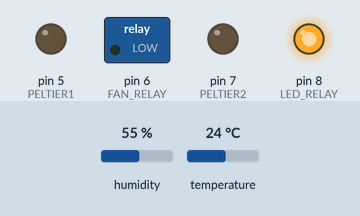
The sketch below on a simulated Arduino Uno, built with avr-gcc and run on an emulated ATmega328P. On the bench: switched loads named in the sketch (green lamp = pin HIGH), output pins drawn as LEDs (lit = HIGH). The inputs (shaded band) are chosen by the test bench; at power-on: humidity 55 %, temperature 24 °C. What the sketch prints to the serial monitor is not drawn.

Above: at 3.2 s.
3.3 s: humidity set to 68 %
16.8 s: humidity set to 71 %
At 20.7 s:
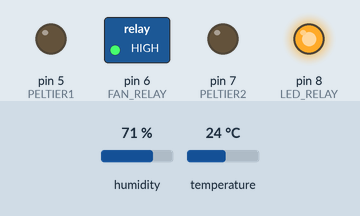
30.3 s: temperature set to 25.6 °C
43.8 s: temperature set to 26.7 °C
At 50.6 s:
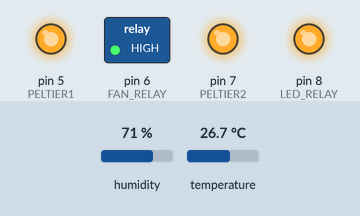
57.3 s: humidity set to 52 %
70.8 s: humidity set to 49 %
At 80.7 s:
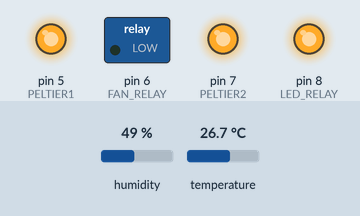
Timing chart, 0 to 82.2 s (numbered marks = the images above; inputs shaded):
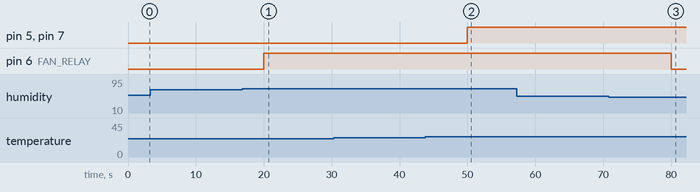

Measured:
- the behaviour switches between 69 and 70 % on humidity (found by bisection; images 0 and 1)
- the behaviour switches between 25.9 and 26 °C on temperature (found by bisection; images 1 and 2)
- the behaviour switches between 51 and 50 % on humidity (found by bisection; images 2 and 3)
- after the input at 3.3 s, every drawn part: stays the same
- after the input at 16.8 s, pin 6 (FAN_RELAY): LOW → HIGH after 3.2 s
- after the input at 30.3 s, every drawn part: stays the same
- after the input at 43.8 s, pin 5 (PELTIER1), pin 7 (PELTIER2): LOW → HIGH after 6.2 s
- after the input at 57.3 s, every drawn part: stays the same
- after the input at 70.8 s, pin 6 (FAN_RELAY): HIGH → LOW after 9.2 s

The sketch:

main_control.ino
```cpp
#include <DHT.h>

// ピン設定（変更なし）
const int DHTPIN = A2;
const int DHTTYPE = DHT22;
const int FAN_RELAY = 6;
const int PELTIER1 = 5;
const int PELTIER2 = 7;
const int LED_RELAY = 8;

// 設定値
const float TEMP_THRESHOLD = 25.0;
const float TEMP_HYSTERESIS = 1.0; // ヒステリシスを追加
const float HUMID_HIGH = 70.0;
const float HUMID_LOW = 50.0;

// 状態管理
DHT dht(DHTPIN, DHTTYPE);
unsigned long lastLightToggle = 0;
unsigned long lastSensorRead = 0;
bool lightState = true;  // 初期状態を"点灯"に修正
bool fanState = false;
bool peltierState = false;

void setup() {
    Serial.begin(9600);
    delay(2000);      // シリアル通信が安定するまで待機
    if (Serial) {
        Serial.println("シリアル通信開始");
    }


    dht.begin();

    pinMode(FAN_RELAY, OUTPUT);
    pinMode(PELTIER1, OUTPUT);
    pinMode(PELTIER2, OUTPUT);
    pinMode(LED_RELAY, OUTPUT);

    digitalWrite(FAN_RELAY, LOW);
    digitalWrite(PELTIER1, LOW);
    digitalWrite(PELTIER2, LOW);
    digitalWrite(LED_RELAY, HIGH);  // 初期状態を点灯（HIGH）に修正

    lastLightToggle = millis();
}

void loop() {
    unsigned long currentMillis = millis();

    // LEDライトのスケジュール制御（16時間点灯、8時間消灯）
    unsigned long lightInterval = lightState ? 16UL * 3600 * 1000 : 8UL * 3600 * 1000;
    if (currentMillis - lastLightToggle >= lightInterval) {
        lightState = !lightState;
        digitalWrite(LED_RELAY, lightState ? HIGH : LOW);
        lastLightToggle = currentMillis;
    }

    // 温湿度センサの読み取り（10秒ごと）
    if (currentMillis - lastSensorRead >= 10000) {
        lastSensorRead = currentMillis;
        float humidity = dht.readHumidity();
        float temperature = dht.readTemperature();

        if (isnan(humidity) || isnan(temperature)) {
            Serial.println("センサ読み取りエラー");
            return;
        }

        // 湿度制御（換気ファン）
        if (humidity >= HUMID_HIGH) {
            fanState = true;
        }
        if (humidity <= HUMID_LOW) {
            fanState = false;
        }
        digitalWrite(FAN_RELAY, fanState ? HIGH : LOW);

        // 温度制御（ペルチェ素子）
        if (temperature >= TEMP_THRESHOLD + TEMP_HYSTERESIS) {
            peltierState = true;
        }
        if (temperature <= TEMP_THRESHOLD - TEMP_HYSTERESIS) {
            peltierState = false;
        }
        digitalWrite(PELTIER1, peltierState ? HIGH : LOW);
        digitalWrite(PELTIER2, peltierState ? HIGH : LOW);

        // データをシリアル送信
        Serial.print("温度:"); Serial.print(temperature); Serial.print("℃, ");
        Serial.print("湿度:"); Serial.print(humidity); Serial.print("%, ");
        Serial.print("換気ファン:"); Serial.print(fanState ? "ON" : "OFF"); Serial.print(", ");
        Serial.print("ペルチェ:"); Serial.println(peltierState ? "ON" : "OFF");
    }
}
```
